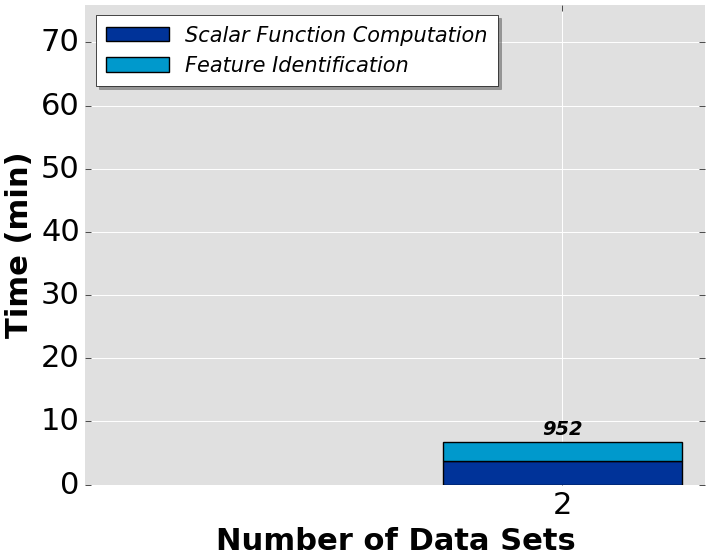

Reproduce this figure in Python.
# Copyright (C) 2016 New York University
# This file is part of Data Polygamy which is released under the Revised BSD License
# See file LICENSE for full license details.

import os
import sys
import math
import matplotlib
matplotlib.use('Agg')
matplotlib.rc('font', family='sans-serif')
import matplotlib.pyplot as plt
import matplotlib.font_manager as font
import locale
locale.setlocale(locale.LC_ALL, 'en_US')

datasets = ["citibike","weather"]

temp = {"hour": 4,
        "day": 3,
        "week": 2,
        "month": 1}

spatial = {"nbhd": 2,
           "city": 1}

if sys.argv[1] == "help":
    print "[metadata-dir] [file] [y label]"
    sys.exit(0)

phases = ["aggregates", "index", "relationship-restricted"]
legends = {"aggregates": "Scalar Function Computation",
           "index": "Feature Identification",
           "relationship-restricted": "Relationship Computation"}
phases_color = {"aggregates": "#003399",
                "index": "#0099CC",
                "relationship-restricted": "#66CCFF"}

metadata_dir = sys.argv[1]
use_y_label = eval(sys.argv[3])

data = {"aggregates": [],
        "index": [],
        "relationship-restricted": []}
f = open(sys.argv[2])
line = f.readline()
current_n_datasets = 0
max_n_datasets = -1
min_n_datasets = sys.maxint
while line != "":
    if line.endswith("datasets\n"):
        current_n_datasets = int(line.split(" ")[0])
        max_n_datasets = max(max_n_datasets, current_n_datasets)
        min_n_datasets = min(min_n_datasets, current_n_datasets)
    elif line.startswith("No aggregates"):
        pass
    elif line.startswith("No indices"):
        pass
    elif line.strip() == "\n":
        pass
    else:
        l = line.split("\t")
        data[l[0]].append([current_n_datasets, int(l[1])])
    line = f.readline()

def get_number_combinations(data_dir, datasets, n):
    
    n_combinations = 0
    n_datasets = datasets[:n]

    # searching for files
    files = os.listdir(data_dir)
    for file in files:
        for dataset in n_datasets:
            data = dataset + "-"
            if data in file and not file.startswith("."):
                l = file.replace(".aggregates","").split("-")
                spatial_res = l[-1]
                temp_res = l[-2]

                f = open(os.path.join(data_dir,file))
                line = f.readline()
                n_combinations += (int(f.readline().strip())*temp[temp_res]*spatial[spatial_res])
                f.close()

    return n_combinations

def autolabel(rects_list, data):
    position_x = [0 for i in rects_list[0]]
    position_y = [0 for i in rects_list[0]]
    for rects in rects_list:
        index = 0
        for rect in rects:
            position_x[index] = rect.get_x()+rect.get_width()/2.
            position_y[index] += rect.get_height()
            index += 1
    # attach some text labels
    for i in range(len(data)):
        ax.text(position_x[i], position_y[i] + 0.5,
                locale.format('%d', int(data[i]), grouping=True), ha='center', va='bottom',
                fontproperties=font.FontProperties(style='italic',weight='bold',size='14'))

# plots
xlabel = "Number of Data Sets"
ylabel = "Time (min)"

plt.figure(figsize=(8, 6), dpi=80)

f, ax = plt.subplots()
ax.set_axis_bgcolor("#E0E0E0")

output = ""

n_combinations = []
refs = []
bars = []
legend = []
previous = []
for i in range(2, current_n_datasets+1):
    previous.append(0)
    n_combinations.append(get_number_combinations(metadata_dir, datasets, i))
for phase in ["aggregates", "index"]:
    x_data = [x[0]-0.25 for x in data[phase]]
    y_data = [float(x[1])/60000 for x in data[phase]]
    bar = ax.bar(x_data, y_data, width=0.5, color=phases_color[phase], bottom=previous)
    output += phase + ": " + str(data[phase]) + "\n"
    refs.append(bar[0])
    bars.append(bar)
    legend.append(legends[phase])
    for i in range(len(previous)):
        previous[i] += y_data[i]

autolabel(bars, n_combinations)

plot_legend = ax.legend(refs, legend, handlelength=3, loc='upper left', borderpad=0.5, shadow=True, prop={'size':15,'style':'italic'})
plot_legend.get_frame().set_lw(0.5)

ax.set_yticks([0,10,20,30,40,50,60,70])
ax.set_yticklabels(["0","10","20","30","40","50","60","70"])
ax.set_xticks(range(min_n_datasets,max_n_datasets+1))

ax.tick_params(axis='both', labelsize=22)

ax.spines["top"].set_visible(False)
ax.spines["bottom"].set_visible(False)
ax.spines["right"].set_visible(False)
ax.spines["left"].set_visible(False)

ax.set_xlim(xmin=1)
ax.set_ylim(ymax=76)
ax.set_xlabel(xlabel,fontproperties=font.FontProperties(size=22,weight='bold'))
if (use_y_label):
    ax.set_ylabel(ylabel,fontproperties=font.FontProperties(size=22,weight='bold'))

ax.grid(b=True, axis='both', color='w', linestyle='-', linewidth=0.7)
ax.set_axisbelow(True)

filename = "running-time-preprocessing"
plt.savefig(filename + ".png", bbox_inches='tight', pad_inches=0.05)
f = open(filename + ".out", "w")
f.write(output)
f.close()
plt.clf()
